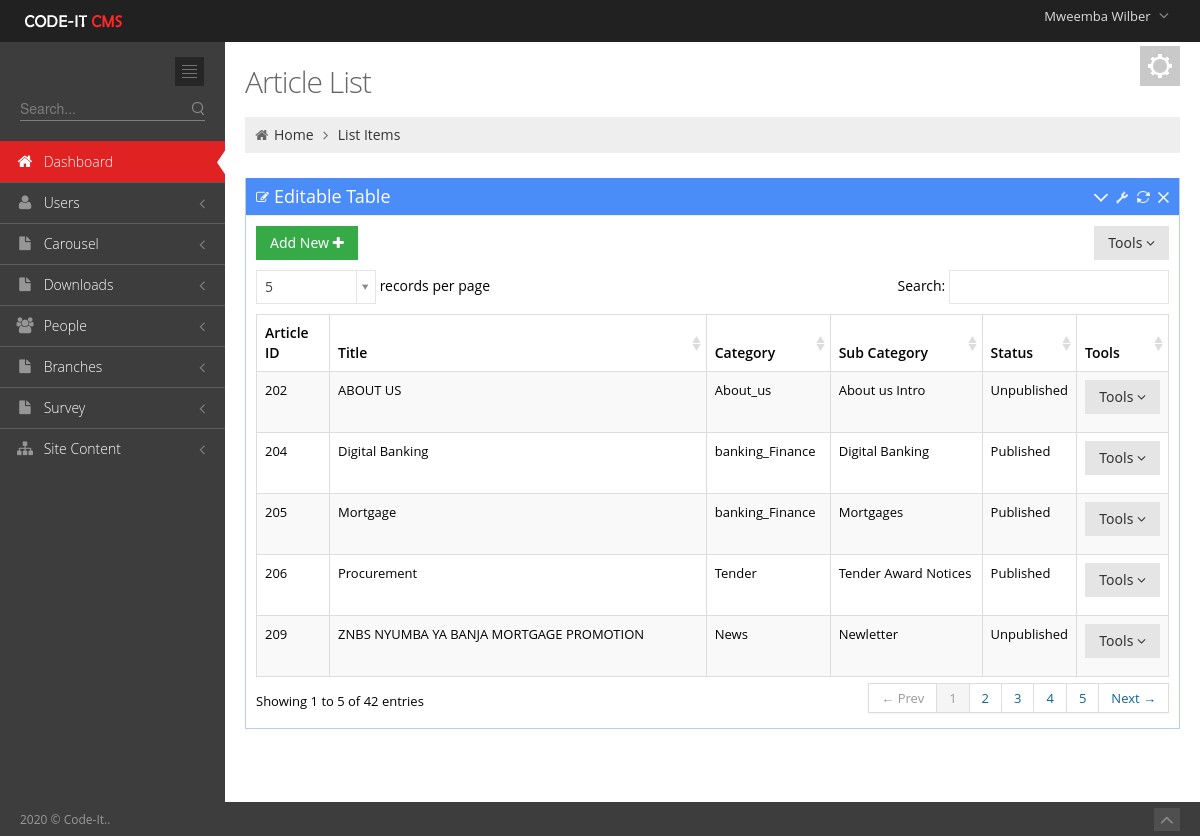
The page /Admin/ArticleList.php (signed in) on the database its author committed.
### tables this page shows
CREATE TABLE `user_tbl` (
  `username` varchar(50) NOT NULL,
  `password` text NOT NULL,
  `email` text NOT NULL,
  `contact_no` varchar(50) NOT NULL,
  `branch` int(11) NOT NULL,
  `level` int(11) NOT NULL,
  `Position` text NOT NULL,
  `active` int(11) NOT NULL,
  `Staff_no` int(11) NOT NULL,
  `profile_picture` text NOT NULL,
  `last_pass_change` date NOT NULL,
  `emp_id` int(3) NOT NULL,
  `Status` varchar(20) NOT NULL,
  `date_created` date NOT NULL
);

CREATE TABLE `employees_tbl` (
  `emp_id` int(4) UNSIGNED ZEROFILL NOT NULL,
  `Title` text NOT NULL,
  `first_name` varchar(100) DEFAULT NULL,
  `last_name` varchar(100) DEFAULT NULL,
  `date_of_birth` date DEFAULT NULL,
  `email` varchar(100) DEFAULT NULL,
  `mobile_number` varchar(18) DEFAULT NULL,
  `whatsapp` text NOT NULL,
  `address1` varchar(100) DEFAULT NULL,
  `address2` varchar(100) DEFAULT NULL,
  `city_town` varchar(100) DEFAULT NULL,
  `genda` varchar(10) DEFAULT NULL,
  `country` varchar(100) DEFAULT NULL,
  `date_joined` date DEFAULT NULL,
  `jobRole` text,
  `Qualification_level` varchar(40) NOT NULL,
  `qualification_Area` varchar(100) NOT NULL,
  `Category` text NOT NULL,
  `Picture` text NOT NULL,
  `brief_profile` text NOT NULL
);

CREATE TABLE `articles` (
  `article_id` int(11) NOT NULL,
  `At_Title` text NOT NULL,
  `At_content` longtext NOT NULL,
  `At_image` text NOT NULL,
  `At_sub_cat` int(11) NOT NULL,
  `At_category` int(11) NOT NULL,
  `At_status` text NOT NULL,
  `Document` text NOT NULL,
  `ytube` text NOT NULL
);

CREATE TABLE `at_categories` (
  `ID` int(11) NOT NULL,
  `Name` text NOT NULL
);

CREATE TABLE `sub_category` (
  `Sub_id` int(11) NOT NULL,
  `Sub_name` text NOT NULL,
  `Category_id` int(11) NOT NULL
);

### includes/sessions.php (called while the page is built, shortened)
<?php
include 'Dbconnect.php';
$dbuser=$_SESSION['username'];
   $query="SELECT * FROM `user_tbl` INNER JOIN `employees_tbl` ON `employees_tbl`.`emp_id`=`user_tbl`.`Staff_no` WHERE `username`='$dbuser'";
      $q1=mysqli_query($conn,$query)or die(mysqli_error());
            while ($row = mysqli_fetch_array($q1)) {
            $firstname=$row['first_name'];
            }
?>

### Admin/ArticleList.php (the view, shortened to what this page needs)
<?php include '../includes/sessions.php';?><!DOCTYPE html>
 <html lang="en">
<head>
	<link href="media/css/bootstrap.min.css" rel="stylesheet" type="text/css"/>
	<link href="media/css/bootstrap-responsive.min.css" rel="stylesheet" type="text/css"/>
	<link href="media/css/font-awesome.min.css" rel="stylesheet" type="text/css"/>
	<link href="media/css/style-metro.css" rel="stylesheet" type="text/css"/>
	<link href="media/css/style.css" rel="stylesheet" type="text/css"/>
	<link href="media/css/style-responsive.css" rel="stylesheet" type="text/css"/>
	<link href="media/css/default.css" rel="stylesheet" type="text/css" id="style_color"/>
	<link href="media/css/uniform.default.css" rel="stylesheet" type="text/css"/>
	<link rel="stylesheet" type="text/css" href="media/css/select2_metro.css" />
	<link rel="stylesheet" href="media/css/DT_bootstrap.css" />
</head>
<?php
include 'includes/header.php';
include 'includes/sidebar.php';
?>
		<div class="page-content">
			<div class="container-fluid">
				<div class="row-fluid">
					<div class="span12">
						<div class="color-panel hidden-phone">
							<div class="color-mode-icons icon-color"></div>
						</div>
						<h3 class="page-title">
							Article List
						</h3>
						<ul class="breadcrumb">
							<li>
								<i class="icon-home"></i>
								<a href="index.html">Home</a>
								<i class="icon-angle-right"></i>
							</li>
							<li><a href="#">List Items</a></li>
						</ul>
					</div>
				</div>
				<div class="row-fluid">
					<div class="span12">
						<div class="portlet box blue">
							<div class="portlet-title">
								<div class="caption"><i class="icon-edit"></i>Editable Table</div>
								<div class="tools">
									<a href="javascript:;" class="collapse"></a>
									<a href="#portlet-config" data-toggle="modal" class="config"></a>
									<a href="javascript:;" class="reload"></a>
									<a href="javascript:;" class="remove"></a>
								</div>
							</div>
							<div class="portlet-body">
								<div class="clearfix">
									<div class="btn-group">
										<a href="NewArticles.php"><button " class="btn green">
										Add New <i class="icon-plus"></i>
										</button></a>
									</div>
									<div class="btn-group pull-right">
										<button class="btn dropdown-toggle" data-toggle="dropdown">Tools <i class="icon-angle-down"></i>
										</button>
									</div>
								</div>
								<table class="table table-striped table-hover table-bordered" id="sample_editable_1">
									<thead>
										<tr>
											<th>Article ID</th>
											<th>Title</th>
											<th>Category</th>
											<th>Sub Category</th>
											<th>Status</th>
											<th>Tools</th>
										</tr>
									</thead>
									<tbody>
                                <?php
 $propertySQL="SELECT * FROM `articles`
 INNER JOIN `at_categories` ON `articles`.`At_category`=`at_categories`.`ID` INNER JOIN `sub_category` ON `sub_category`.`Sub_id`=`articles`.`At_sub_cat` ";
											$results=mysqli_query($conn,$propertySQL);
											while($row5=mysqli_fetch_array($results)){
            ?>
										<tr class="">
                                             <td><?php  echo $row5['article_id']; ?></td>
											<td><?php  echo $row5['At_Title']; ?></td>
											<td><?php  echo $row5['Name']; ?></td>
											<td><?php  echo $row5['Sub_name']; ?></td>
											<td><?php  echo $row5['At_status']; ?></td>
											<td><div class="btn-group pull-right">
										<button class="btn dropdown-toggle" data-toggle="dropdown">Tools <i class="icon-angle-down"></i>
										</button>
									</div></td>
										</tr>
									<?php } 		 ?>
									</tbody>
								</table>
							</div>
						</div>
					</div>
				</div>
			</div>
		</div>
	</div>
	<div class="footer">
		<div class="footer-inner">
			2020 &copy; Code-It..
		</div>
		<div class="footer-tools">
			<span class="go-top">
			<i class="icon-angle-up"></i>
			</span>
		</div>
	</div>
</body>
</html>

### Admin/includes/header.php (shortened to what this page needs)
<?php
 include '../includes/sessions.php';
?>
 <html lang="en" class="no-js">
<body class="page-header-fixed">
	<div class="header navbar navbar-inverse navbar-fixed-top">
		<div class="navbar-inner">
			<div class="container-fluid">
				<a class="brand" href="index.php">
				<img src="media/image/logo.png" alt="logo"/>
				</a>
				<ul class="nav pull-right">
					<li class="dropdown user">
						<a href="#" class="dropdown-toggle" data-toggle="dropdown">
						<span class="username"><?php echo $firstname ;?></span>
						<i class="icon-angle-down"></i>
						</a>
					</li>
				</ul>
			</div>
		</div>
	</div>
	<div class="page-container">

### Admin/media/css/style-metro.css (style rules this page uses)
div, input, select, textarea, span, img, table, td, th, p, a, button, ul, li { -webkit-border-radius: 0 !important; -moz-border-radius: 0 !important; border-radius: 0 !important; }
.btn { background-color: #e5e5e5; background-image: none; filter: none; border: 0; padding: 7px 14px; text-shadow: none; font-family: "Segoe UI", Helvetica, Arial, sans-serif; font-size: 14px; color: #333333; cursor: pointer; outline: none; -webkit-box-shadow: none !important; -moz-box-shadow: none !important; box-shadow: none !important; -webkit-border-radius: 0 !important; -moz-border-radius: 0 !important; border-radius: 0 !important; }
.btn.green { color: white; text-shadow: none; background-color: #35aa47; }

### Admin/media/css/style-responsive.css (style rules this page uses)
@media (min-width: 980px) { .page-content { margin-left: 225px; margin-top: 0px; min-height: 760px; } }

### Admin/media/css/default.css (style rules this page uses)
body { background-color: #3d3d3d !important; }
.header .navbar-inner { filter: none !important; background-image: none !important; background-color: #212121 !important; }
.header .nav li.dropdown .dropdown-toggle i { color: #8a8a8a !important; }
.footer .footer-inner { color: #999999; }
.footer .footer-tools .go-top { background-color: #4f4f4f; }
.footer .footer-tools .go-top i { color: #8a8a8a; }

### rows shown on the page
user_tbl: employees_tbl.first_name "Mweemba Wilber"
articles: article_id "202", At_Title "ABOUT US", at_categories.Name "About_us", sub_category.Sub_name "About us Intro", At_status "Unpublished"
articles: article_id "204", At_Title "Digital Banking", at_categories.Name "banking_Finance", sub_category.Sub_name "Digital Banking", At_status "Published"
articles: article_id "205", At_Title "Mortgage", at_categories.Name "banking_Finance", sub_category.Sub_name "Mortgages", At_status "Published"
articles: article_id "206", At_Title "Procurement", at_categories.Name "Tender", sub_category.Sub_name "Tender Award Notices", At_status "Published"
articles: article_id "209", At_Title "ZNBS NYUMBA YA BANJA MORTGAGE PROMOTION", at_categories.Name "News", sub_category.Sub_name "Newletter", At_status "Unpublished"
